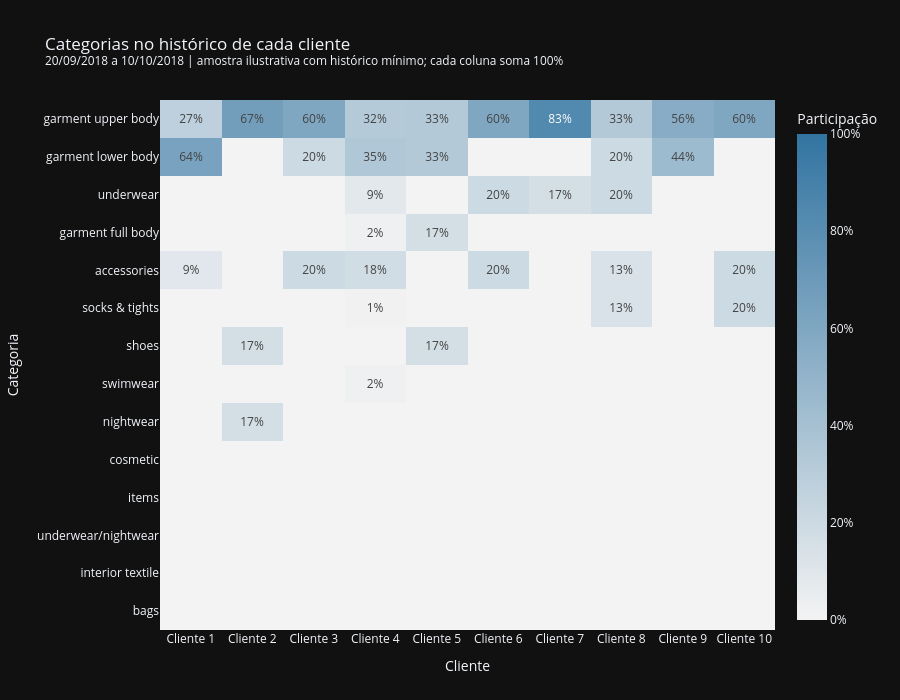

The cell this chart's notebook holds for it:
### Markdown cell above
### Comparando perfis individuais
Selecionamos até dez clientes aleatórios com o histórico mínimo, usando uma semente fixa. Não são os maiores compradores nem uma amostra para inferência; servem para visualizar diferenças individuais. Na figura, **cada coluna é um cliente e soma 100%**. A tabela relaciona os rótulos aos IDs reais e mostra o suporte de cada perfil.

### Code cell
amostra_preferencias = clientes_com_historico.sample(
    n=min(10, len(clientes_com_historico)), random_state=42
).copy()
amostra_preferencias['rotulo'] = [f'Cliente {i + 1}' for i in range(len(amostra_preferencias))]

if not amostra_preferencias.empty:
    matriz_exemplo = matriz_preferencia.loc[amostra_preferencias.index, popularidade_categorias.index].T
    fig = px.imshow(
        matriz_exemplo,
        x=amostra_preferencias['rotulo'].tolist(),
        y=matriz_exemplo.index.str.replace('_', ' ').tolist(),
        zmin=0,
        zmax=1,
        aspect='auto',
        color_continuous_scale=['#F3F3F3', '#3274A1'],
        labels={'color': 'Participação'},
        title=f'Categorias no histórico de cada cliente<br><sup>{periodo_preferencia} | amostra ilustrativa com histórico mínimo; cada coluna soma 100%</sup>'
    )
    # Mostrar os percentuais observados e deixar os zeros sem texto.
    fig.update_traces(
        text=np.where(matriz_exemplo > 0, (matriz_exemplo * 100).round().astype(int).astype(str) + '%', ''),
        texttemplate='%{text}',
        hovertemplate='%{x}<br>%{y}<br>Participação: %{z:.1%}<extra></extra>'
    )
    fig.update_layout(height=700, margin=dict(t=100, l=160, b=70), coloraxis_colorbar_tickformat='.0%')
    fig.update_xaxes(title='Cliente')
    fig.update_yaxes(title='Categoria')
    fig.show()
    with pd.option_context('display.max_rows', 10):
        display(amostra_preferencias[['rotulo', 'total_itens', 'dias_ativos', 'categoria_lider', 'qtd_lideres']])

### Figure 1 — Plotly figure (JSON) as saved in the notebook; plotly's stock layout.template omitted (floating-point values rounded to 4 significant figures; data arrays with more than 128 entries replaced by an {"elided": "..."} marker saying what was removed)
{"data": [{"coloraxis": "coloraxis", "hovertemplate": "%{x}<br>%{y}<br>Participação: %{z:.1%}<extra></extra>", "name": "0", "text": {"elided": "14x10 str values"}, "texttemplate": "%{text}", "type": "heatmap", "x": ["Cliente 1", "Cliente 2", "Cliente 3", "Cliente 4", "Cliente 5", "Cliente 6", "Cliente 7", "Cliente 8", "Cliente 9", "Cliente 10"], "xaxis": "x", "y": ["garment upper body", "garment lower body", "underwear", "garment full body", "accessories", "socks & tights", "shoes", "swimwear", "nightwear", "cosmetic", "items", "underwear/nightwear", "interior textile", "bags"], "yaxis": "y", "z": {"elided": "14x10 float values"}}], "layout": {"coloraxis": {"cmax": 1, "cmin": 0, "colorbar": {"tickformat": ".0%", "title": {"text": "Participação"}}, "colorscale": [[0, "#F3F3F3"], [1, "#3274A1"]]}, "height": 700, "margin": {"b": 70, "l": 160, "t": 100}, "title": {"text": "Categorias no histórico de cada cliente<br><sup>20/09/2018 a 10/10/2018 | amostra ilustrativa com histórico mínimo; cada coluna soma 100%</sup>"}, "xaxis": {"anchor": "y", "domain": [0, 1], "title": {"text": "Cliente"}}, "yaxis": {"anchor": "x", "autorange": "reversed", "domain": [0, 1], "title": {"text": "Categoria"}}}}
